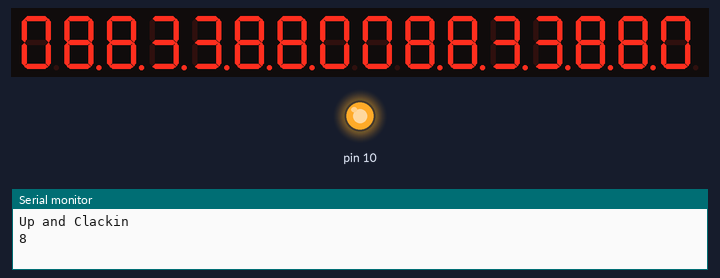
A sketch run on a simulated Arduino Nano, built with avr-gcc and run on an emulated ATmega328P. On the bench: 16-digit seven-segment display, output pins drawn as LEDs (lit = HIGH), the last lines printed to the serial monitor. Wiring (inferred from the names in the program): 2 × MAX7219 LED driver: CS pin 7. Random numbers use the default seed unless the sketch sets one; pins used as bus, display or sensor lines are not drawn.

Above: at 0.3 s.
At 3.4 s:
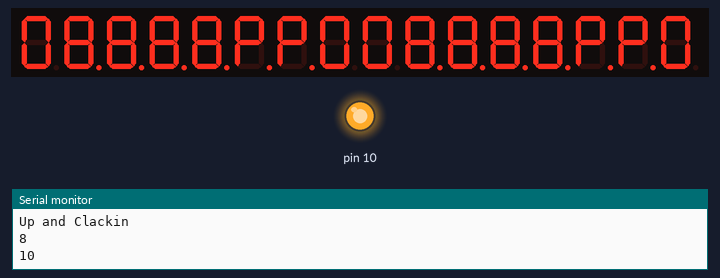
At 5.3 s:
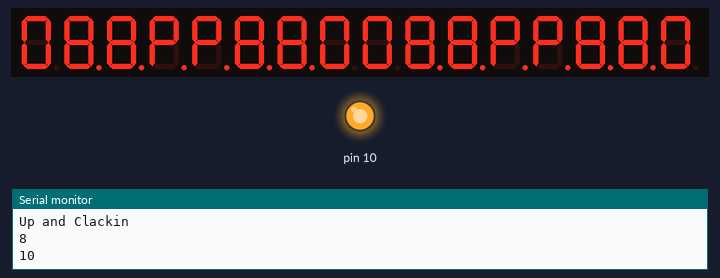
At 18.69 s:
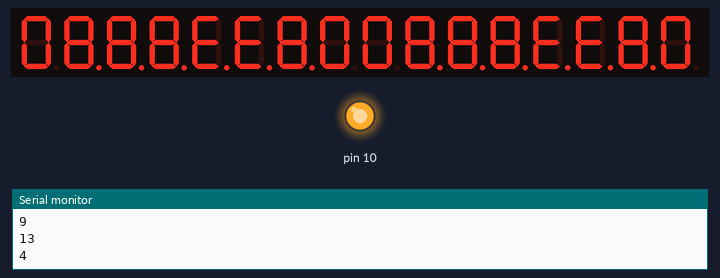
At 28.7 s:
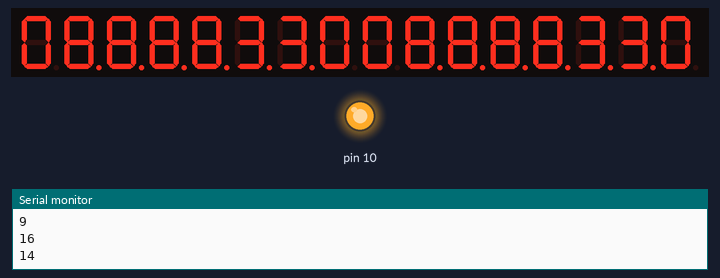
At 38.5 s:
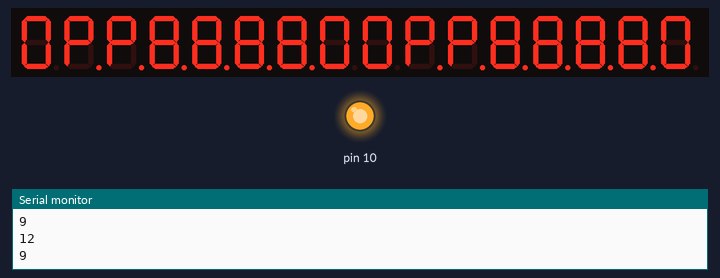

The sketch:

Google_Eyes_Version_3.ino
```cpp
/*

  Googly Eyes using two MAX7219 Matrix Modules and an Arduino Nano

    Name    Arduino       MAX7219 7 Segment display module
    -----   -------       --------------------------------
    +5V     5V            VCC
    GND     GND           GND
    DIN     D11/MOSI      DIN
    CS      D7            CS
    CLK     D13/SCK       CLK

*/

#include <SPI.h>
#include "Googly_Font.h"

int RandDelay;
int Action;

#include "MAX7219_Functions.h"
#include "Eye_Actions.h"

void setup() {
  Serial.begin(115200);
  Serial.println("Up and Clackin");

  MAX7219_Setup();

  delay(100);

} // end of setup


void loop() {

  Action = random(1, 17);               // random action from x, y
  RandDelay = random(200, 2000);        // random delay from x, y

  Serial.println(Action);

  Eye_action();                         // display the action

  delay(RandDelay);

} // end of loop
```

Eye_Actions.h
```cpp
void Eye_action(void) {

  // Blink
  if (Action == 1) {

    // Eyes open
    Row = Right_Eye;
    Write_Char(0);
    Row = Left_Eye;
    Write_Char(0);
    delay(50);

    // Close eyes
    for (uint8_t d = 27; d < 31; ++d) {

      Row = Right_Eye;
      Write_Char(d);
      Row = Left_Eye;
      Write_Char(d);
      delay(100);

    } // End loop

    // Open eyes
    for (uint8_t d = 29; d > 26; --d) {

      Row = Right_Eye;
      Write_Char(d);
      Row = Left_Eye;
      Write_Char(d);
      delay(100);

    } // End loop

    // Eyes open
    Row = Right_Eye;
    Write_Char(0);
    Row = Left_Eye;
    Write_Char(0);


  } // End of action


  // Big eyes
  if (Action == 2) {

    // Eyes open
    Row = Right_Eye;
    Write_Char(0);
    Row = Left_Eye;
    Write_Char(0);
    delay(50);

    // Open eyes
    for (uint8_t d = 25; d < 27; ++d) {

      Row = Right_Eye;
      Write_Char(d);
      Row = Left_Eye;
      Write_Char(d);

    } // End loop

    delay(RandDelay);

    // Close eyes
    for (uint8_t d = 26; d > 25; --d) {

      Row = Right_Eye;
      Write_Char(d);
      Row = Left_Eye;
      Write_Char(d);
      delay(100);

    } // End loop

    // Eyes open
    Row = Right_Eye;
    Write_Char(0);
    Row = Left_Eye;
    Write_Char(0);

  } // End of action


  // Mad eyes 1
  if (Action == 3) {

    // Eyes open
    Row = Right_Eye;
    Write_Char(0);
    Row = Left_Eye;
    Write_Char(0);
    delay(50);

    // Roll eyes
    for (uint8_t d = 1; d < 9; ++d) {

      Row = Right_Eye;
      Write_Char(d);
      Row = Left_Eye;
      Write_Char(d);
      delay(100);

    } // End loop

    // And back
    for (uint8_t d = 7; d > 0; --d) {

      Row = Right_Eye;
      Write_Char(d);
      Row = Left_Eye;
      Write_Char(d);
      delay(100);

    } // End loop

    // Eyes open
    Row = Right_Eye;
    Write_Char(0);
    Row = Left_Eye;
    Write_Char(0);

  } // End of action


  // Mad eyes 2
  if (Action == 4) {

    // Eyes open
    Row = Right_Eye;
    Write_Char(0);
    Row = Left_Eye;
    Write_Char(0);
    delay(50);

    // And back
    for (uint8_t d = 7; d > 0; --d) {

      Row = Right_Eye;
      Write_Char(d);
      Row = Left_Eye;
      Write_Char(d);
      delay(100);

    } // End loop

    // Roll eyes
    for (uint8_t d = 1; d < 9; ++d) {

      Row = Right_Eye;
      Write_Char(d);
      Row = Left_Eye;
      Write_Char(d);
      delay(100);

    } // End loop

    // Eyes open
    Row = Right_Eye;
    Write_Char(0);
    Row = Left_Eye;
    Write_Char(0);

  } // End of action


  // Mad eyes 3
  if (Action == 5) {

    // Eyes open
    Row = Right_Eye;
    Write_Char(0);
    Row = Left_Eye;
    Write_Char(0);
    delay(50);

    // Roll eyes
    for (uint8_t d = 9; d < 25; ++d) {

      Row = Right_Eye;
      Write_Char(d);
      Row = Left_Eye;
      Write_Char(d);
      delay(100);

    } // End loop

    // And back
    for (uint8_t d = 23; d > 8; --d) {

      Row = Right_Eye;
      Write_Char(d);
      Row = Left_Eye;
      Write_Char(d);
      delay(100);

    } // End loop

    // Eyes open
    Row = Right_Eye;
    Write_Char(0);
    Row = Left_Eye;
    Write_Char(0);

  } // End of action


  // Boz eyed
  if (Action == 6) {

    // Boz
    // Eyes open
    Row = Right_Eye;
    Write_Char(0);
    Row = Left_Eye;
    Write_Char(0);
    delay(50);

    Row = Right_Eye;
    Write_Char(6);
    Row = Left_Eye;
    Write_Char(4);
    delay(100);

    Row = Right_Eye;
    Write_Char(19);
    Row = Left_Eye;
    Write_Char(15);

    delay(RandDelay);

    // And back
    Row = Right_Eye;
    Write_Char(6);
    Row = Left_Eye;
    Write_Char(4);
    delay(100);

    // Eyes open
    Row = Right_Eye;
    Write_Char(0);
    Row = Left_Eye;
    Write_Char(0);

  } // End of action


  // Eyes right
  if (Action == 7) {

    Row = Right_Eye;
    Write_Char(3);
    Row = Left_Eye;
    Write_Char(3);
    delay(100);

    Row = Right_Eye;
    Write_Char(13);
    Row = Left_Eye;
    Write_Char(13);

    delay(RandDelay);

    // And back
    Row = Right_Eye;
    Write_Char(3);
    Row = Left_Eye;
    Write_Char(3);
    delay(100);

    // Eyes open
    Row = Right_Eye;
    Write_Char(0);
    Row = Left_Eye;
    Write_Char(0);

  } // End of action


  // Eyes left
  if (Action == 8) {

    Row = Right_Eye;
    Write_Char(7);
    Row = Left_Eye;
    Write_Char(7);
    delay(100);

    Row = Right_Eye;
    Write_Char(21);
    Row = Left_Eye;
    Write_Char(21);

    delay(RandDelay);

    // And back
    Row = Right_Eye;
    Write_Char(7);
    Row = Left_Eye;
    Write_Char(7);
    delay(100);

    // Eyes open
    Row = Right_Eye;
    Write_Char(0);
    Row = Left_Eye;
    Write_Char(0);

  } // End of action


  // Eyes up
  if (Action == 9) {

    Row = Right_Eye;
    Write_Char(1);
    Row = Left_Eye;
    Write_Char(1);
    delay(100);

    Row = Right_Eye;
    Write_Char(9);
    Row = Left_Eye;
    Write_Char(9);

    delay(RandDelay);

    // And back
    Row = Right_Eye;
    Write_Char(1);
    Row = Left_Eye;
    Write_Char(1);
    delay(100);

    // Eyes open
    Row = Right_Eye;
    Write_Char(0);
    Row = Left_Eye;
    Write_Char(0);

  } // End of action


  // Eyes down
  if (Action == 10) {

    Row = Right_Eye;
    Write_Char(5);
    Row = Left_Eye;
    Write_Char(5);
    delay(100);

    Row = Right_Eye;
    Write_Char(17);
    Row = Left_Eye;
    Write_Char(17);

    delay(RandDelay);

    // And back
    Row = Right_Eye;
    Write_Char(5);
    Row = Left_Eye;
    Write_Char(5);
    delay(100);

    // Eyes open
    Row = Right_Eye;
    Write_Char(0);
    Row = Left_Eye;
    Write_Char(0);

  } // End of action


  // Eyes up right
  if (Action == 11) {

    Row = Right_Eye;
    Write_Char(2);
    Row = Left_Eye;
    Write_Char(2);
    delay(100);

    Row = Right_Eye;
    Write_Char(11);
    Row = Left_Eye;
    Write_Char(11);

    delay(RandDelay);

    // And back
    Row = Right_Eye;
    Write_Char(2);
    Row = Left_Eye;
    Write_Char(2);
    delay(100);

    // Eyes open
    Row = Right_Eye;
    Write_Char(0);
    Row = Left_Eye;
    Write_Char(0);

  } // End of action


  // Eyes down right
  if (Action == 12) {

    Row = Right_Eye;
    Write_Char(4);
    Row = Left_Eye;
    Write_Char(4);
    delay(100);

    Row = Right_Eye;
    Write_Char(15);
    Row = Left_Eye;
    Write_Char(15);

    delay(RandDelay);

    // And back
    Row = Right_Eye;
    Write_Char(4);
    Row = Left_Eye;
    Write_Char(4);
    delay(100);

    // Eyes open
    Row = Right_Eye;
    Write_Char(0);
    Row = Left_Eye;
    Write_Char(0);

  } // End of action


  // Eyes up left
  if (Action == 13) {

    Row = Right_Eye;
    Write_Char(8);
    Row = Left_Eye;
    Write_Char(8);
    delay(100);

    Row = Right_Eye;
    Write_Char(23);
    Row = Left_Eye;
    Write_Char(23);

    delay(RandDelay);

    // And back
    Row = Right_Eye;
    Write_Char(8);
    Row = Left_Eye;
    Write_Char(8);
    delay(100);

    // Eyes open
    Row = Right_Eye;
    Write_Char(0);
    Row = Left_Eye;
    Write_Char(0);

  } // End of action


  // Eyes down left
  if (Action == 14) {

    Row = Right_Eye;
    Write_Char(6);
    Row = Left_Eye;
    Write_Char(6);
    delay(100);

    Row = Right_Eye;
    Write_Char(19);
    Row = Left_Eye;
    Write_Char(19);

    delay(RandDelay);

    // And back
    Row = Right_Eye;
    Write_Char(6);
    Row = Left_Eye;
    Write_Char(6);
    delay(100);

    // Eyes open
    Row = Right_Eye;
    Write_Char(0);
    Row = Left_Eye;
    Write_Char(0);

  } // End of action


  // Wink right eye
  if (Action == 15) {

    // Eyes open
    Row = Right_Eye;
    Write_Char(0);
    Row = Left_Eye;
    Write_Char(0);
    delay(50);

    // Close eyes
    for (uint8_t d = 27; d < 31; ++d) {

      Row = Right_Eye;
      Write_Char(d);
      delay(60);

    } // End loop

    // Open eyes
    for (uint8_t d = 29; d > 26; --d) {

      Row = Right_Eye;
      Write_Char(d);
      delay(60);

    } // End loop

    // Eyes open
    Row = Right_Eye;
    Write_Char(0);

  } // End of action


  // Wink left eye
  if (Action == 16) {

    // Eyes open
    Row = Right_Eye;
    Write_Char(0);
    Row = Left_Eye;
    Write_Char(0);
    delay(50);

    // Close eyes
    for (uint8_t d = 27; d < 31; ++d) {

      Row = Left_Eye;
      Write_Char(d);
      delay(60);

    } // End loop

    // Open eyes
    for (uint8_t d = 29; d > 26; --d) {

      Row = Left_Eye;
      Write_Char(d);
      delay(60);

    } // End loop

    // Eyes open
    Row = Left_Eye;
    Write_Char(0);

  } // End of action

} // End of function
```

Googly_Font.h
```cpp
#include <Arduino.h>

const byte Text_Font [][8] PROGMEM = {
  // Bottom Row, MSB=Right Pixel
  { 0b01111110, 0b11111111, 0b11111111, 0b11100111, 0b11100111, 0b11111111, 0b11111111, 0b01111110 },   // 0 'Center Eye'

  // Move one pixel
  { 0b01111110, 0b11111111, 0b11111111, 0b11111111, 0b11100111, 0b11100111, 0b11111111, 0b01111110 },   // 1 'Up 1'
  { 0b01111110, 0b11111111, 0b11111111, 0b11111111, 0b11001111, 0b11001111, 0b11111111, 0b01111110 },   // 2 'Up Right 1'
  { 0b01111110, 0b11111111, 0b11111111, 0b11001111, 0b11001111, 0b11111111, 0b11111111, 0b01111110 },   // 3 'Right 1'
  { 0b01111110, 0b11111111, 0b11001111, 0b11001111, 0b11111111, 0b11111111, 0b11111111, 0b01111110 },   // 4 'Down Right 1'
  { 0b01111110, 0b11111111, 0b11100111, 0b11100111, 0b11111111, 0b11111111, 0b11111111, 0b01111110 },   // 5 'Down 1'
  { 0b01111110, 0b11111111, 0b11110011, 0b11110011, 0b11111111, 0b11111111, 0b11111111, 0b01111110 },   // 6 'Down Left 1'
  { 0b01111110, 0b11111111, 0b11111111, 0b11110011, 0b11110011, 0b11111111, 0b11111111, 0b01111110 },   // 7 'Left 1'
  { 0b01111110, 0b11111111, 0b11111111, 0b11111111, 0b11110011, 0b11110011, 0b11111111, 0b01111110 },   // 8 'Up Left 1'

  // Move two pixels
  { 0b01111110, 0b11111111, 0b11111111, 0b11111111, 0b11111111, 0b11100111, 0b11100111, 0b01111110 },   // 9 'Up 2'
  { 0b01111110, 0b11111111, 0b11111111, 0b11111111, 0b11111111, 0b11001111, 0b11001111, 0b01111110 },   // 10 'Up Right 1 2'
  { 0b01111110, 0b11111111, 0b11111111, 0b11111111, 0b11111111, 0b10011111, 0b10011111, 0b01111110 },   // 11 'Up Right 2 2'
  { 0b01111110, 0b11111111, 0b11111111, 0b11111111, 0b10011111, 0b10011111, 0b11111111, 0b01111110 },   // 12 'Up Right 3 2'
  { 0b01111110, 0b11111111, 0b11111111, 0b10011111, 0b10011111, 0b11111111, 0b11111111, 0b01111110 },   // 13 'Right 2'
  { 0b01111110, 0b11111111, 0b10011111, 0b10011111, 0b11111111, 0b11111111, 0b11111111, 0b01111110 },   // 14 'Down Right 1 2'
  { 0b01111110, 0b10011111, 0b10011111, 0b11111111, 0b11111111, 0b11111111, 0b11111111, 0b01111110 },   // 15 'Down Right 2 2'
  { 0b01111110, 0b11001111, 0b11001111, 0b11111111, 0b11111111, 0b11111111, 0b11111111, 0b01111110 },   // 16 'Down Right 3 2'
  { 0b01111110, 0b11100111, 0b11100111, 0b11111111, 0b11111111, 0b11111111, 0b11111111, 0b01111110 },   // 17 'Down 2'
  { 0b01111110, 0b11110011, 0b11110011, 0b11111111, 0b11111111, 0b11111111, 0b11111111, 0b01111110 },   // 18 'Down Left 1 2'
  { 0b01111110, 0b11111001, 0b11111001, 0b11111111, 0b11111111, 0b11111111, 0b11111111, 0b01111110 },   // 19 'Down Left 2 2'
  { 0b01111110, 0b11111111, 0b11111001, 0b11111001, 0b11111111, 0b11111111, 0b11111111, 0b01111110 },   // 20 'Down Left 3 2'
  { 0b01111110, 0b11111111, 0b11111111, 0b11111001, 0b11111001, 0b11111111, 0b11111111, 0b01111110 },   // 21 'Left 2'
  { 0b01111110, 0b11111111, 0b11111111, 0b11111111, 0b11111001, 0b11111001, 0b11111111, 0b01111110 },   // 22 'Left Up 1 2'
  { 0b01111110, 0b11111111, 0b11111111, 0b11111111, 0b11111111, 0b11111001, 0b11111001, 0b01111110 },   // 23 'Left Up 2 2'
  { 0b01111110, 0b11111111, 0b11111111, 0b11111111, 0b11111111, 0b11110011, 0b11110011, 0b01111110 },   // 24 'Left Up 3 2'

  // Big Eyes
  { 0b01111110, 0b11111111, 0b11100111, 0b11000011, 0b11000011, 0b11100111, 0b11111111, 0b01111110 },   // 25 ' Big Eye 1'
  { 0b01111110, 0b11100111, 0b11000011, 0b10000001, 0b10000001, 0b11000011, 0b11100111, 0b01111110 },   // 26 ' Big Eye 2'

  // Blink, Start with Center Eye
  { 0b00000000, 0b01111110, 0b11111111, 0b11100111, 0b11100111, 0b11111111, 0b01111110, 0b00000000 },   // 27 ' Closing 1'
  { 0b00000000, 0b00000000, 0b01111110, 0b11100111, 0b11100111, 0b01111110, 0b00000000, 0b00000000 },   // 28 ' Closing 2'
  { 0b00000000, 0b00000000, 0b00000000, 0b01111110, 0b01111110, 0b00000000, 0b00000000, 0b00000000 },   // 28 ' Closing 3'
  { 0b00000000, 0b00000000, 0b00000000, 0b00000000, 0b00000000, 0b00000000, 0b00000000, 0b00000000 },   // 30 ' Closed'

};
```

MAX7219_Functions.h
```cpp
// MAX7219 functions


// MAX7219 register list
#define MAX7219_Noop          0x0
#define MAX7219_Column1       0x1
#define MAX7219_Column2       0x2
#define MAX7219_Column3       0x3
#define MAX7219_Column4       0x4
#define MAX7219_Column5       0x5
#define MAX7219_Column6       0x6
#define MAX7219_Column7       0x7
#define MAX7219_Column8       0x8
#define MAX7219_DecodeMode    0x9
#define MAX7219_Intensity     0xA
#define MAX7219_ScanLimit     0xB
#define MAX7219_Shutdown      0xC
#define MAX7219_Displaytest   0xF

#define Number_MAX7219 2
#define MAX7219_CS  7
#define Intensity 0x08

uint8_t Row = 0;           // Vairable for the Dot rows

#define Left_Eye  16
#define Right_Eye  8


void MAX_Transfer(uint8_t Address, uint8_t Data) {

  // Send the register address
  SPI.transfer(Address);

  // Send the value
  SPI.transfer(Data);

} // End Function


// Write data to all MAX7219 chips in use
void MAX_All(uint8_t Address, uint8_t Data) {

  digitalWrite(MAX7219_CS, LOW);  // Take CS Low

  for (uint8_t i = 0; i < Number_MAX7219; ++i) {

    SPI.transfer(Address);    // Send the register address
    SPI.transfer(Data);    // Send the value

  } // end of loop

  digitalWrite(MAX7219_CS, HIGH);  // Take CS High

} // end Function


void Clear_All() {

  // Loop for the registers 1 through 8 (valid data registers
  for (uint8_t ii = 1; ii < 9; ++ii) {
    MAX_All(ii, 0x00);
  } // end loop

} // End Function


// Write data to display row (as display is rotated 90 , rows are number of MAX7219 chips * 8
// If the row rquested is greater than possible this function will do nothing
void Write_Row(uint8_t Row_Address, uint8_t Row_Data) {

  // Range check the column value
  if (Row_Address >= 0 && Row_Address <= ((Number_MAX7219 * 8) - 1)) {

    // Which MAX7219 to write data to, write NOOP's to all others
    int Chip_Number = Row_Address / 8;

    // Find to chips column to write data too
    int x = (Chip_Number * 8); Row_Address = 8 - (Row_Address - x);

    // CS low
    digitalWrite(MAX7219_CS, LOW);

    // Test which chip to write data too and write noop to all others, that is register address 0x00
    for (x = Number_MAX7219; x-- > 0; ) {
      if (x == Chip_Number) {
        // This is the chip required, now select the column
        MAX_Transfer(Row_Address, Row_Data);
      }
      else {
        MAX_Transfer(MAX7219_Noop, 0x00);
      }
    } // end of loop

    // CS high
    digitalWrite(MAX7219_CS, HIGH);

  } // end of range check

} // end of function


// Write the eye charcter to the display using a font
void Write_Char(int Eye_Char) {

  // Range check for the eye character value
  if (Eye_Char < 31) {

    Row = Row - 8;

    for (uint8_t i = 8; i-- > 0; ) {

      int nuts = pgm_read_byte(&Text_Font[Eye_Char] [i]);
      Write_Row(Row, nuts); // Write to column, with data

      Row = Row + 1;

    } // End of loop

    Row = Row - 8;

  }  // End of range check

} // End of function


void MAX7219_Setup(void) {

  // Set load pin to output
  pinMode(MAX7219_CS, OUTPUT);

  // Reverse the SPI transfer to send the MSB first
  SPI.setBitOrder(MSBFIRST);

  // Start SPI
  SPI.begin();

  // Initialize all MAX7219 chips
  MAX_All(MAX7219_DecodeMode, 0x00);
  MAX_All(MAX7219_Intensity, Intensity);
  MAX_All(MAX7219_ScanLimit, 0x07);
  MAX_All(MAX7219_Displaytest, 0x00);
  MAX_All(MAX7219_Shutdown, 0x01);
  Clear_All();

} // End Function
```

Measured:
- what the display in image 0 shows lasts 1.5 s, from 0.2 s to 1.7 s
- what the display in image 1 shows lasts 1.9 s, from 3.3 s to 5.2 s
- what the display in image 4 shows lasts 1.9 s, from 28.7 s to 30.6 s
